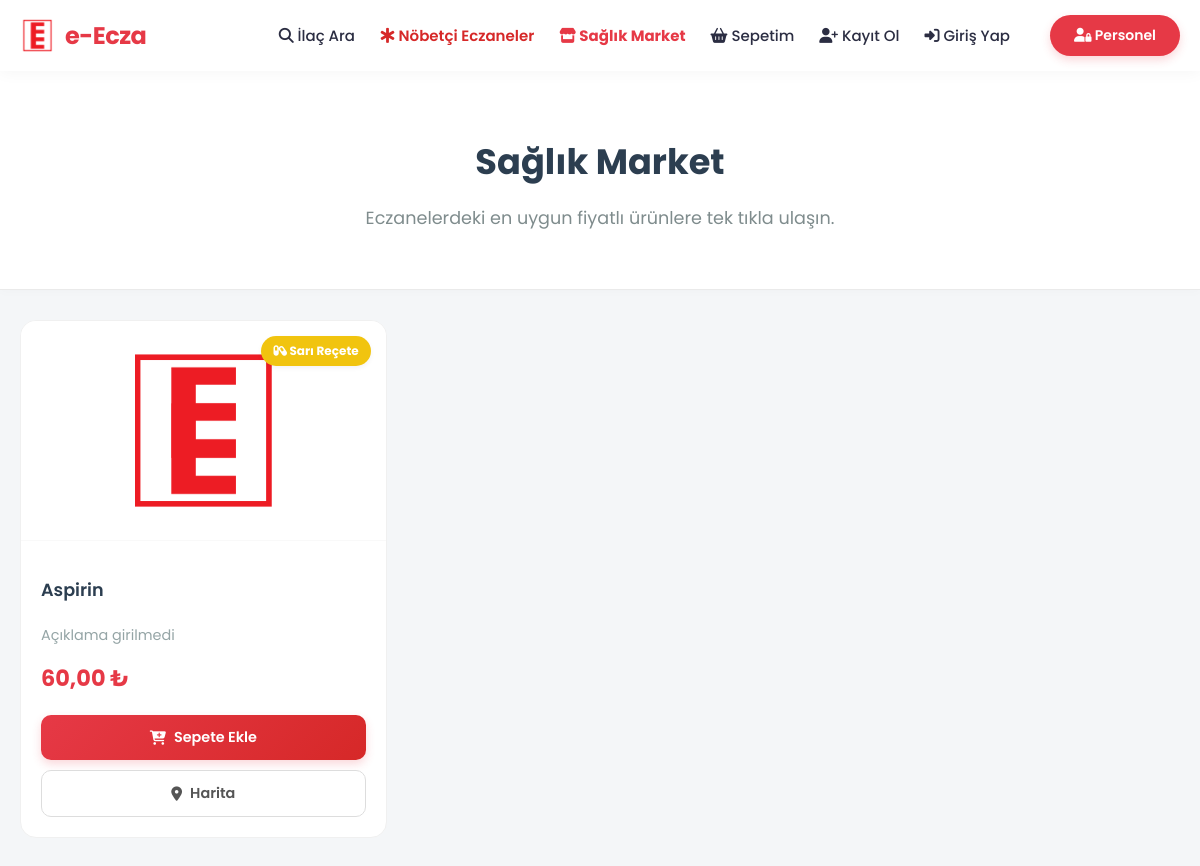
Page /ilac-market.php on the earlier database version.
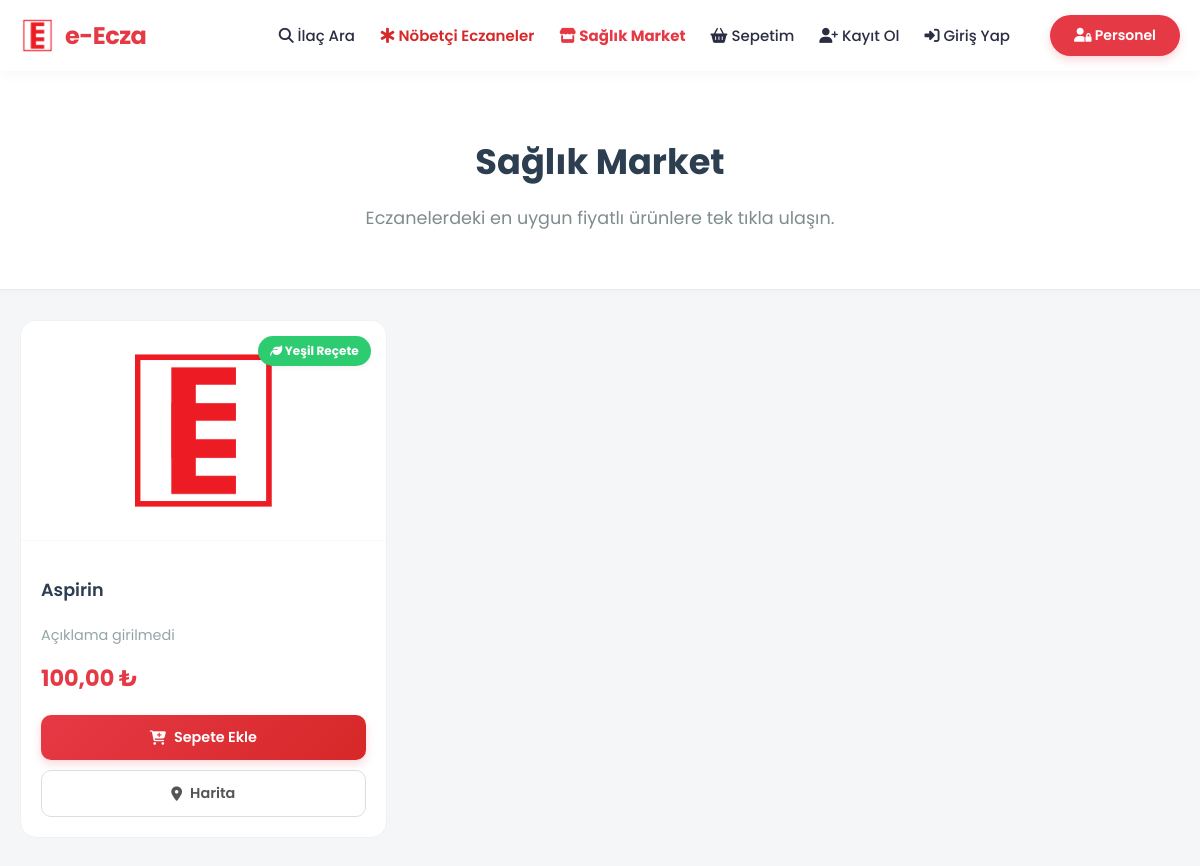
Same page on the later database version.
### tables this page shows
CREATE TABLE `ilaclar` (
  `IlacID` int NOT NULL AUTO_INCREMENT,
  `IlacAdi` varchar(100) NOT NULL,
  `Barkod` varchar(50) DEFAULT NULL,
  `Aciklama` text,
  `ResimYolu` varchar(255) DEFAULT NULL,
  `ReceteTuru` enum('Normal','Kirmizi','Sari','Yesil') DEFAULT 'Normal',
  PRIMARY KEY (`IlacID`),
  UNIQUE KEY `Barkod` (`Barkod`)
);

### ilac-market.php (the view, shortened to what this page needs)
<?php
require 'db.php';
try {
    $sql = "SELECT
                i.IlacID,
                i.IlacAdi,
                i.Aciklama,
                i.ResimYolu,
                i.ReceteTuru,
                MIN(es.Fiyat) as SatisFiyati
            FROM ilaclar i
            JOIN eczanestok es ON i.IlacID = es.IlacID
            WHERE es.Adet > 0
            GROUP BY i.IlacID
            ORDER BY i.IlacID DESC";
    $stmt = $pdo->query($sql);
    $urunler = $stmt->fetchAll(PDO::FETCH_ASSOC);
} catch (PDOException $e) {
    $hata = $e->getMessage();
}
?>
<!DOCTYPE html>
<html lang="tr">
<head>
    <link rel="stylesheet" href="https://cdnjs.cloudflare.com/ajax/libs/font-awesome/6.4.0/css/all.min.css">
    <link rel="stylesheet" href="assets/css/main.css">
    <link rel="stylesheet" href="assets/css/index.css">
    <link rel="stylesheet" href="assets/css/products.css">
</head>
<body>
    <?php include 'navbar.php'; ?>
    <header class="store-header">
        <div class="container" style="max-width:1200px; margin:0 auto; padding:0 20px;">
            <h1>Sağlık Market</h1>
            <p>Eczanelerdeki en uygun fiyatlı ürünlere tek tıkla ulaşın.</p>
        </div>
    </header>
    <section class="products-container">
        <?php if (isset($hata)): ?>
            <div style="grid-column: 1/-1; text-align:center; padding:40px; background:#fff5f5; color:#c53030; border-radius:15px;">
                <h3>Veritabanı Hatası</h3> <p><?php echo $hata; ?></p>
            </div>
        <?php else: ?>
            <?php foreach ($urunler as $urun): ?>
                <?php
                    $renk = '#3498db';
                    $etiket = 'Normal Reçete';
                    $ikon = 'fa-file-prescription';
                    if ($urun['ReceteTuru'] == 'Kirmizi') {
                        $renk = '#e74c3c';
                        $etiket = 'Kırmızı Reçete';
                        $ikon = 'fa-triangle-exclamation';
                    } elseif ($urun['ReceteTuru'] == 'Sari') {
                        $renk = '#f1c40f';
                        $etiket = 'Sarı Reçete';
                        $ikon = 'fa-capsules';
                    } elseif ($urun['ReceteTuru'] == 'Yesil') {
                        $renk = '#2ecc71';
                        $etiket = 'Yeşil Reçete';
                        $ikon = 'fa-leaf';
                    }
                ?>
                <div class="product-card">
                    <div class="product-image">
                        <?php $resim = !empty($urun['ResimYolu']) ? $urun['ResimYolu'] : 'assets/img/logo.png'; ?>
                        <img src="<?php echo htmlspecialchars($resim); ?>" alt="<?php echo htmlspecialchars($urun['IlacAdi']); ?>">
                        <span class="badge" style="background-color: <?php echo $renk; ?>; color: white;">
                            <i class="fa-solid <?php echo $ikon; ?>"></i> <?php echo $etiket; ?>
                        </span>
                    </div>
                    <div class="product-info">
                        <h3><?php echo htmlspecialchars($urun['IlacAdi']); ?></h3>
                        <p class="category">
                            <?php echo mb_strimwidth(htmlspecialchars($urun['Aciklama']), 0, 40, "..."); ?>
                        </p>
                        <div class="price">
                            <?php echo number_format($urun['SatisFiyati'], 2, ',', '.') . ' ₺'; ?>
                        </div>
                    </div>
                    <div class="product-actions">
                        <form method="POST" style="flex: 1;">
                            <button type="submit" name="sepete_ekle" class="btn-action btn-courier" style="width: 100%;">
                                <i class="fa-solid fa-cart-plus"></i> Sepete Ekle
                            </button>
                        </form>
                        <button class="btn-action btn-find" onclick="window.location.href='index.php?ilac_adi=<?php echo urlencode($urun['IlacAdi']); ?>'">
                            <i class="fa-solid fa-location-dot"></i> Harita
                        </button>
                    </div>
                </div>
            <?php endforeach; ?>
        <?php endif; ?>
    </section>
</body>
</html>

Differences in the rows shown:
changed ilaclar "Aspirin": ReceteTuru "Sarı Reçete" → "Yeşil Reçete"; SatisFiyati "60,00" → "100,00"
